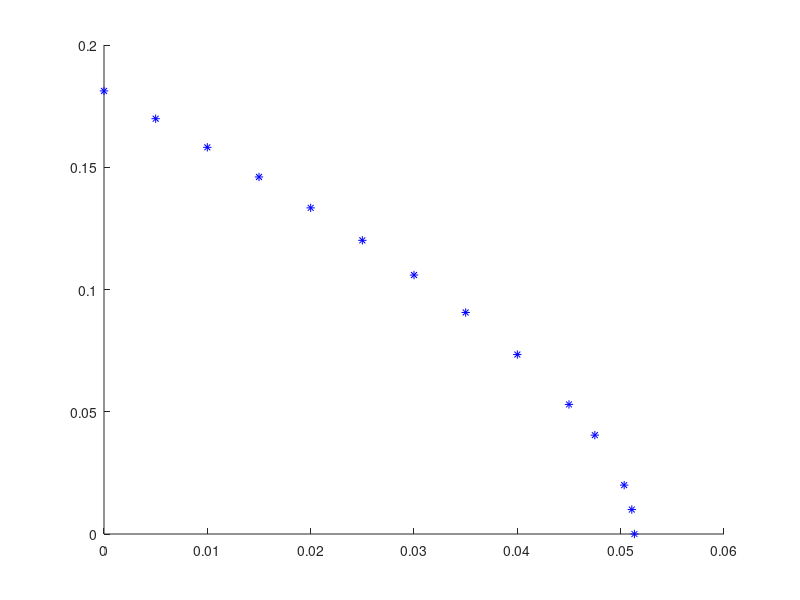

Write the MATLAB code that produced this figure.
Yt=[];

Gv=0.0;
del=0.181218934142783;
Yt=[Yt; [Gv del]];

Gv=0.005;
del=0.169859384651373;
Yt=[Yt; [Gv del]];

Gv=0.01;
del=0.158155445536807; % vk2

Yt=[Yt; [Gv del]];

Gv=0.015;
del=0.146028739645944;

Yt=[Yt; [Gv del]];


Gv=0.02;
del=0.133386975791483; % vk1

Yt=[Yt; [Gv del]];

Gv=0.025;
del=0.120112556140481;

Yt=[Yt; [Gv del]];

Gv=0.03; % vk3
del=0.105916298486529;

Yt=[Yt; [Gv del]];

Gv=0.035;
del=0.090604815916409;

Yt=[Yt; [Gv del]];

Gv=0.04; % vk4
del=0.073398365317410;

Yt=[Yt; [Gv del]];

Gv=0.045;
del=0.052996543188284;

Yt=[Yt; [Gv del]];

Gv=0.0475;
del=0.040439017749046;

Yt=[Yt; [Gv del]];

Gv=0.050338763808142; % vk5
del=0.02;

Yt=[Yt; [Gv del]];


Gv=0.051077694509153;
del=0.01;

Yt=[Yt; [Gv del]];

Gv=0.051330062303728;
del=0;

Yt=[Yt; [Gv del]];

figure
hold on
plot(Yt(:,1),Yt(:,2),'b*');
xlim([0 0.06]);
ylim([0 0.2]);
hold off

save('Hopf_biff_n2_v.mat','Yt','-mat');